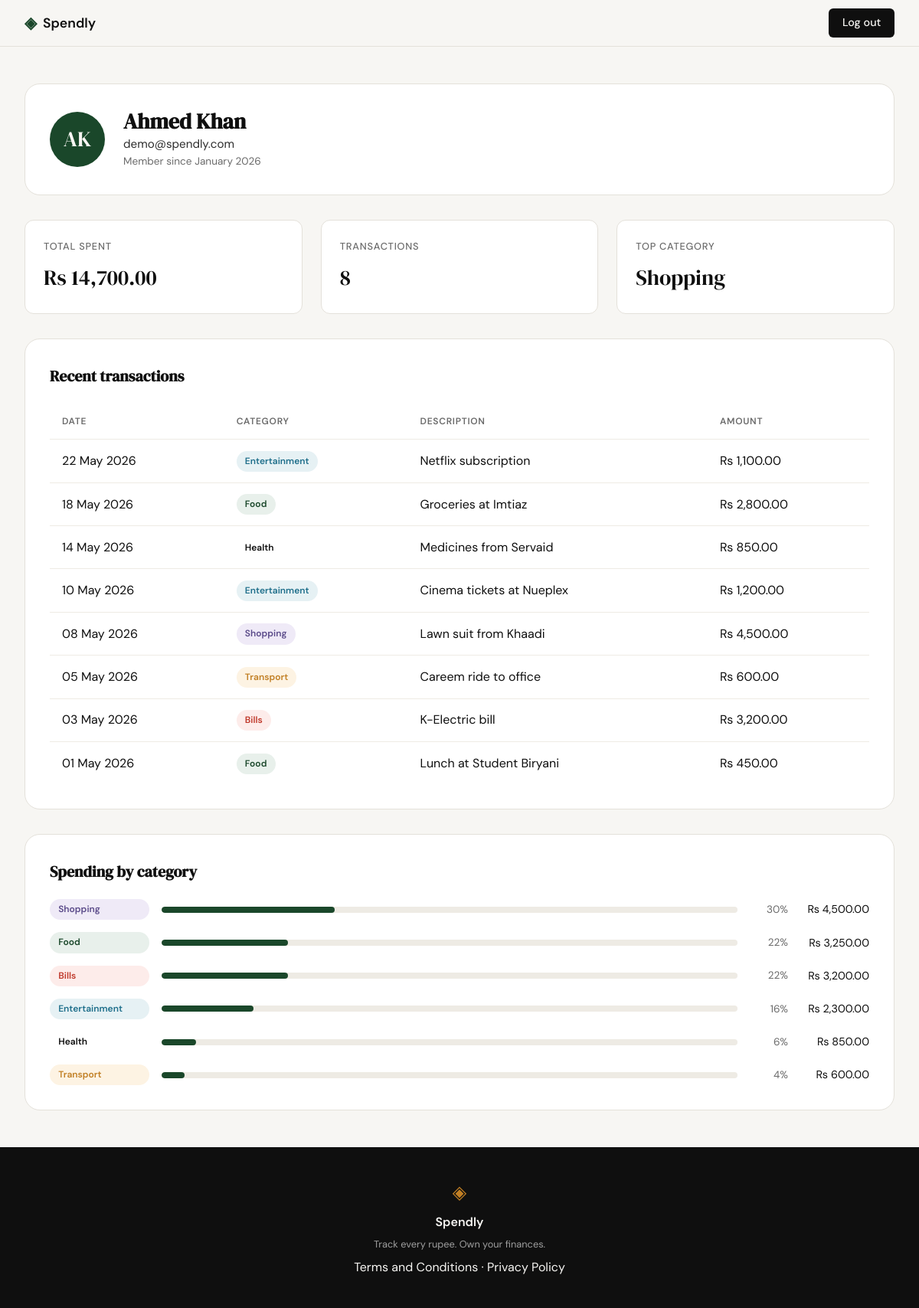
Page /profile (signed in) on the committed database.
### tables this page shows
CREATE TABLE users (
            id            INTEGER PRIMARY KEY AUTOINCREMENT,
            name          TEXT NOT NULL,
            email         TEXT NOT NULL UNIQUE,
            password_hash TEXT NOT NULL,
            created_at    TEXT NOT NULL
        );

CREATE TABLE expenses (
            id          INTEGER PRIMARY KEY AUTOINCREMENT,
            user_id     INTEGER NOT NULL,
            amount      REAL NOT NULL,
            category    TEXT NOT NULL,
            date        TEXT NOT NULL,
            description TEXT,
            FOREIGN KEY (user_id) REFERENCES users(id)
        );

### app.py (the view)
@app.route("/profile")
def profile():
    if "user_id" not in session:
        return redirect(url_for("login"))
    user_id = session["user_id"]
    user = get_user_by_id(user_id)
    if user is None:
        session.clear()
        return redirect(url_for("login"))
    stats = get_summary_stats(user_id)
    transactions = get_recent_transactions(user_id)
    breakdown = get_category_breakdown(user_id)
    initials = "".join(w[0] for w in user["name"].split()[:2]).upper()
    return render_template(
        "profile.html", user=user, initials=initials, stats=stats,
        transactions=transactions, breakdown=breakdown,
    )

### database/db.py (called while the page is built)
def get_db():
    con = sqlite3.connect(os.environ.get("SPENDLY_DB", "spendly.db"))
    con.row_factory = sqlite3.Row
    con.execute("PRAGMA foreign_keys = ON")
    return con

### database/queries.py (called while the page is built)
def get_user_by_id(user_id):
    con = get_db()
    row = con.execute(
        "SELECT name, email, created_at FROM users WHERE id = ?",
        (user_id,),
    ).fetchone()
    con.close()
    if row is None:
        return None
    member_since = datetime.strptime(row["created_at"][:10], "%Y-%m-%d").strftime("%B %Y")
    return {"name": row["name"], "email": row["email"], "member_since": member_since}

def get_recent_transactions(user_id, limit=10):
    con = get_db()
    rows = con.execute(
        """
        SELECT date, category, description, amount
        FROM expenses
        WHERE user_id = ?
        ORDER BY date DESC, id DESC
        LIMIT ?
        """,
        (user_id, limit),
    ).fetchall()
    con.close()
    return [
        {
            "date": datetime.strptime(row["date"], "%Y-%m-%d").strftime("%d %b %Y"),
            "category": row["category"],
            "description": row["description"],
            "amount": row["amount"],
        }
        for row in rows
    ]

def get_summary_stats(user_id):
    con = get_db()
    totals = con.execute(
        "SELECT COUNT(*) AS count, SUM(amount) AS total FROM expenses WHERE user_id = ?",
        (user_id,),
    ).fetchone()
    top = con.execute(
        """
        SELECT category
        FROM expenses
        WHERE user_id = ?
        GROUP BY category
        ORDER BY SUM(amount) DESC, category ASC
        LIMIT 1
        """,
        (user_id,),
    ).fetchone()
    con.close()
    transaction_count = totals["count"]
    if transaction_count == 0:
        return {"total_spent": 0, "transaction_count": 0, "top_category": "—"}
    return {
        "total_spent": float(totals["total"]),
        "transaction_count": transaction_count,
        "top_category": top["category"],
    }

### templates/profile.html (shortened to what this page needs)
{% extends "base.html" %}
{% block head %}
<link rel="stylesheet" href="{{ url_for('static', filename='css/profile.css') }}">
{% endblock %}
{% block content %}
<div class="profile-page">
    <section class="profile-header-card">
        <div class="avatar-circle">{{ initials }}</div>
        <div class="profile-identity">
            <h1 class="user-name">{{ user.name }}</h1>
            <p class="user-email">{{ user.email }}</p>
            <p class="user-since">Member since {{ user.member_since }}</p>
        </div>
    </section>
    <section class="stats-row">
        <div class="stat-card">
            <span class="stat-label">Total spent</span>
            <span class="stat-value">Rs {{ "{:,.2f}".format(stats.total_spent) }}</span>
        </div>
        <div class="stat-card">
            <span class="stat-label">Transactions</span>
            <span class="stat-value">{{ stats.transaction_count }}</span>
        </div>
        <div class="stat-card">
            <span class="stat-label">Top category</span>
            <span class="stat-value">{{ stats.top_category }}</span>
        </div>
    </section>
    <section class="profile-section">
        <h2 class="section-heading">Recent transactions</h2>
        <table class="txn-table">
            <thead>
                <tr>
                    <th>Date</th>
                    <th>Category</th>
                    <th>Description</th>
                    <th class="txn-amount">Amount</th>
                </tr>
            </thead>
            <tbody>
                {% for t in transactions %}
                <tr>
                    <td>{{ t.date }}</td>
                    <td><span class="badge badge-{{ t.category|lower }}">{{ t.category }}</span></td>
                    <td>{{ t.description }}</td>
                    <td class="txn-amount">Rs {{ "{:,.2f}".format(t.amount) }}</td>
                </tr>
                {% endfor %}
            </tbody>
        </table>
    </section>
    <section class="profile-section">
        <h2 class="section-heading">Spending by category</h2>
        <div class="breakdown">
            {% for b in breakdown %}
            <div class="breakdown-row">
                <span class="badge badge-{{ b.category|lower }}">{{ b.category }}</span>
                <div class="bar-track">
                    <div class="bar" style="--pct: {{ b.percent }}%"></div>
                </div>
                <span class="breakdown-pct">{{ b.percent }}%</span>
                <span class="breakdown-total">Rs {{ "{:,.2f}".format(b.total) }}</span>
            </div>
            {% endfor %}
        </div>
    </section>
</div>
{% endblock %}

### static/css/style.css (style rules this page uses)
:root { --ink: #0f0f0f; --ink-soft: #2d2d2d; --ink-muted: #6b6b6b; --ink-faint: #a0a0a0; --paper: #f7f6f3; --paper-warm: #f0ede6; --paper-card: #ffffff; --accent: #1a472a; --accent-light: #e8f0eb; --accent-2: #c17f24; --accent-2-light: #fdf3e3; --danger: #c0392b; --danger-light: #fdecea; --border: #e4e1da; --border-soft: #eeebe4; --cat-food: var(--accent); --cat-food-bg: var(--accent-light); --cat-transport: var(--accent-2); --cat-transport-bg: var(--accent-2-light); --cat-bills: var(--danger); --cat-bills-bg: var(--danger-light); --cat-shopping: #5b4b8a; --cat-shopping-bg: #efeaf7; --cat-entertainment: #1f6f8b; --cat-entertainment-bg: #e6f1f4; --font-display: 'DM Serif Display', Georgia, serif; --font-body: 'DM Sans', system-ui, sans-serif; --max-width: 1200px; --auth-width: 440px; --radius-sm: 6px; --radius-md: 12px; --radius-lg: 20px; }
*, *::before, *::after { box-sizing: border-box; margin: 0; padding: 0; }
html { font-size: 16px; scroll-behavior: smooth; }
body { background: var(--paper); color: var(--ink); font-family: var(--font-body); font-size: 1rem; line-height: 1.6; -webkit-font-smoothing: antialiased; }

### static/css/profile.css (style rules this page uses)
.profile-page { max-width: var(--max-width); margin: 0 auto; padding: 3rem 2rem; display: flex; flex-direction: column; gap: 2rem; }
.profile-header-card { display: flex; align-items: center; gap: 1.5rem; background: var(--paper-card); border: 1px solid var(--border); border-radius: var(--radius-lg); padding: 2rem; }
.avatar-circle { flex-shrink: 0; width: 72px; height: 72px; border-radius: 999px; background: var(--accent); color: var(--paper); display: flex; align-items: center; justify-content: center; font-family: var(--font-display); font-size: 1.75rem; }
.user-name { font-family: var(--font-display); font-size: 1.75rem; color: var(--ink); line-height: 1.2; }
.user-email { color: var(--ink-soft); font-size: 0.95rem; }
.user-since { color: var(--ink-muted); font-size: 0.85rem; }
.stats-row { display: grid; grid-template-columns: repeat(3, 1fr); gap: 1.5rem; }
.stat-card { background: var(--paper-card); border: 1px solid var(--border); border-radius: var(--radius-md); padding: 1.5rem; display: flex; flex-direction: column; gap: 0.5rem; }
.stat-label { font-size: 0.8rem; font-weight: 500; color: var(--ink-muted); text-transform: uppercase; letter-spacing: 0.06em; }
.stat-value { font-family: var(--font-display); font-size: 1.75rem; color: var(--ink); font-variant-numeric: tabular-nums; }
.profile-section { background: var(--paper-card); border: 1px solid var(--border); border-radius: var(--radius-lg); padding: 2rem; }
.section-heading { font-family: var(--font-display); font-size: 1.25rem; color: var(--ink); margin-bottom: 1.25rem; }
.txn-table { width: 100%; border-collapse: collapse; }
.txn-table th, .txn-table td { padding: 0.85rem 1rem; text-align: left; border-bottom: 1px solid var(--border-soft); }
.txn-table th { font-size: 0.75rem; font-weight: 600; color: var(--ink-muted); text-transform: uppercase; letter-spacing: 0.06em; }
.txn-table tbody tr:last-child td { border-bottom: none; }
.txn-amount { text-align: right; font-variant-numeric: tabular-nums; color: var(--ink); }
.badge { display: inline-block; font-size: 0.75rem; font-weight: 600; padding: 0.25rem 0.7rem; border-radius: 999px; }
.badge-food { color: var(--cat-food); background: var(--cat-food-bg); }
.badge-transport { color: var(--cat-transport); background: var(--cat-transport-bg); }
.badge-bills { color: var(--cat-bills); background: var(--cat-bills-bg); }
.badge-shopping { color: var(--cat-shopping); background: var(--cat-shopping-bg); }
.badge-entertainment { color: var(--cat-entertainment); background: var(--cat-entertainment-bg); }
.breakdown { display: flex; flex-direction: column; gap: 1rem; }
.breakdown-row { display: grid; grid-template-columns: 130px 1fr 50px 90px; align-items: center; gap: 1rem; }
.bar-track { height: 8px; background: var(--border-soft); border-radius: 999px; overflow: hidden; }
.bar { height: 100%; width: var(--pct); background: var(--accent); border-radius: 999px; }
.breakdown-pct { font-size: 0.85rem; color: var(--ink-muted); text-align: right; font-variant-numeric: tabular-nums; }
.breakdown-total { font-size: 0.9rem; color: var(--ink); text-align: right; font-variant-numeric: tabular-nums; }

### rows in the picture
users: name "Ahmed Khan", email "demo@spendly.com"
expenses: top_category "Shopping", date "08 May 2026", category "Shopping", description "Lawn suit from Khaadi", amount "4,500.00", percent "30", total "4,500.00"
expenses: date "22 May 2026", category "Entertainment", description "Netflix subscription", amount "1,100.00"
expenses: date "18 May 2026", category "Food", description "Groceries at Imtiaz", amount "2,800.00"
expenses: date "14 May 2026", category "Health", description "Medicines from Servaid", amount "850.00", percent "6", total "850.00"
expenses: date "10 May 2026", category "Entertainment", description "Cinema tickets at Nueplex", amount "1,200.00"
expenses: date "05 May 2026", category "Transport", description "Careem ride to office", amount "600.00", percent "4", total "600.00"
expenses: date "03 May 2026", category "Bills", description "K-Electric bill", amount "3,200.00", percent "22", total "3,200.00"
expenses: date "01 May 2026", category "Food", description "Lunch at Student Biryani", amount "450.00"

### other values in the picture
{{ initials }} "AK"
{{ user.member_since }} "January 2026"
{{ "{:,.2f}".format(stats.total_spent) }} "14,700.00"
{{ stats.transaction_count }} "8"
{{ b.category }} "Food" "Entertainment"
{{ b.percent }} "22" "16"
{{ "{:,.2f}".format(b.total) }} "3,250.00" "2,300.00"
